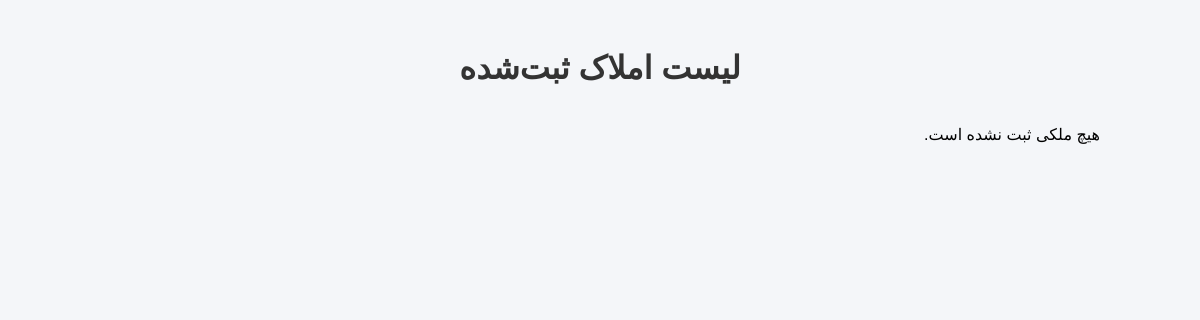
Before: / with the older database file.
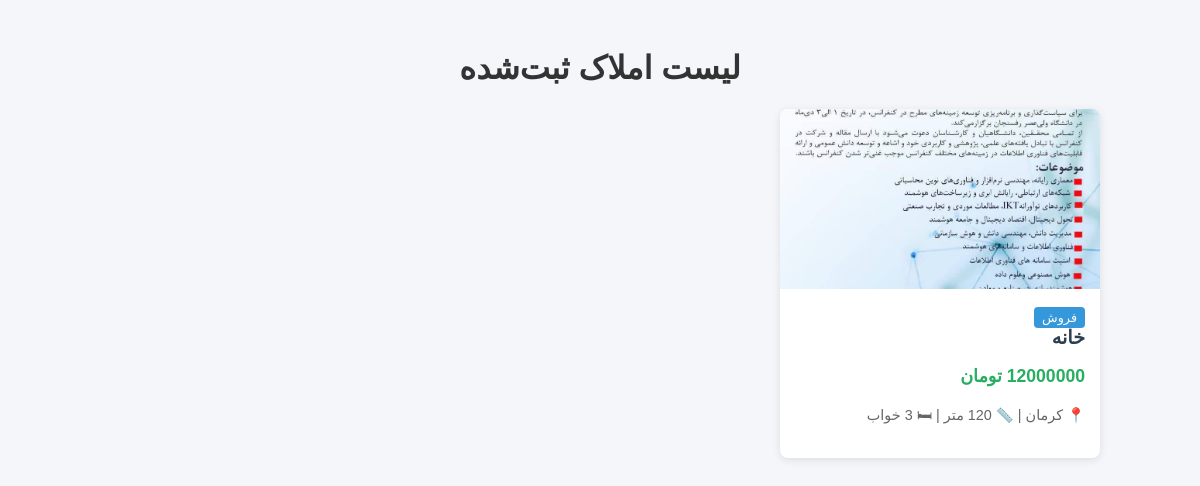
After: the same page with the newer database file.
### properties/models.py (models this page shows, shortened)
class Property(models.Model):
    TRANSACTION_TYPES = (
        ('sale', 'فروش'),
        ('rent', 'رهن و اجاره'),
    )
    PROPERTY_TYPES = (
        ('apartment', 'آپارتمان'),
        ('house', 'ویلایی / خانه'),
        ('land', 'زمین / کلنگی'),
        ('commercial', 'تجاری / اداری'),
    )
    title = models.CharField(max_length=200, verbose_name="عنوان آگهی")
    description = models.TextField(verbose_name="توضیحات کامل")
    transaction_type = models.CharField(max_length=10, choices=TRANSACTION_TYPES, verbose_name="نوع معامله")
    property_type = models.CharField(max_length=15, choices=PROPERTY_TYPES, verbose_name="نوع ملک")
    price = models.DecimalField(max_length=15, max_digits=15, decimal_places=0, verbose_name="قیمت (تومان)")
    area = models.PositiveIntegerField(verbose_name="متراژ (مترمربع)")
    bedrooms = models.PositiveSmallIntegerField(default=1, verbose_name="تعداد اتاق خواب")
    city = models.CharField(max_length=100, verbose_name="شهر")
    address = models.CharField(max_length=255, verbose_name="آدرس دقیق یا محدوده")
    is_active = models.BooleanField(default=True, verbose_name="فعال / منتشر شده")
    created_at = models.DateTimeField(auto_now_add=True, verbose_name="تاریخ ثبت")
    updated_at = models.DateTimeField(auto_now=True, verbose_name="تاریخ بروزرسانی")
    image = models.ImageField(upload_to='properties/', blank=True, null=True, verbose_name="تصویر اصلی ملک")
    class Meta:
        verbose_name = "ملک"
        verbose_name_plural = "املاک"
        ordering = ['-created_at']

### properties/views.py (the view)
# urls.py: path('', views.property_list, name='property_list'),
def property_list(request):
    properties = Property.objects.filter(is_active=True)
    return render(request, 'properties/property_list.html', {'properties': properties})

### properties/templates/properties/property_list.html (shortened to what this page needs)
<!DOCTYPE html>
<html lang="fa" dir="rtl">
<head>
</head>
<body>
    <div class="container">
        <h1>لیست املاک ثبت‌شده</h1>
        <div class="grid">
            {% for property in properties %}
                <div class="card">
                    {% if property.image %}
                        <img src="{{ property.image.url }}" alt="{{ property.title }}">
                    {% else %}
                        <img src="https://via.placeholder.com/300x180?text=بدون+تصویر" alt="بدون تصویر">
                    {% endif %}
                    <div class="card-body">
                        <span class="badge">{{ property.get_transaction_type_display }}</span>
                        <h2 class="card-title">{{ property.title }}</h2>
                        <p class="price">{{ property.price }} تومان</p>
                        <p class="details">📍 {{ property.city }} | 📏 {{ property.area }} متر | 🛏 {{ property.bedrooms }} خواب</p>
                    </div>
                </div>
            {% empty %}
                <p>هیچ ملکی ثبت نشده است.</p>
            {% endfor %}
        </div>
    </div>
</body>
</html>

### properties/templates/properties/property_list.html (style rules this page uses)
body { font-family: Tahoma, sans-serif; background-color: #f4f6f9; padding: 20px; direction: rtl; }
.container { max-width: 1000px; margin: 0 auto; }
h1 { color: #333; text-align: center; }
.grid { display: grid; grid-template-columns: repeat(auto-fill, minmax(280px, 1fr)); gap: 20px; margin-top: 20px; }
.card { background: #fff; border-radius: 8px; overflow: hidden; box-shadow: 0 2px 8px rgba(0,0,0,0.1); }
.card img { width: 100%; height: 180px; object-fit: cover; }
.card-body { padding: 15px; }
.card-title { font-size: 1.2rem; margin: 0 0 10px 0; color: #2c3e50; }
.price { color: #27ae60; font-weight: bold; font-size: 1.1rem; }
.details { font-size: 0.9rem; color: #666; margin-top: 8px; }
.badge { background: #3498db; color: #fff; padding: 3px 8px; border-radius: 4px; font-size: 0.8rem; }

Changed rows visible on the page:
added Property: image (picture), transaction_type "فروش", title "خانه", price "12000000", city "کرمان"
Other visible differences:
text no longer shown: "هیچ ملکی ثبت نشده است."
